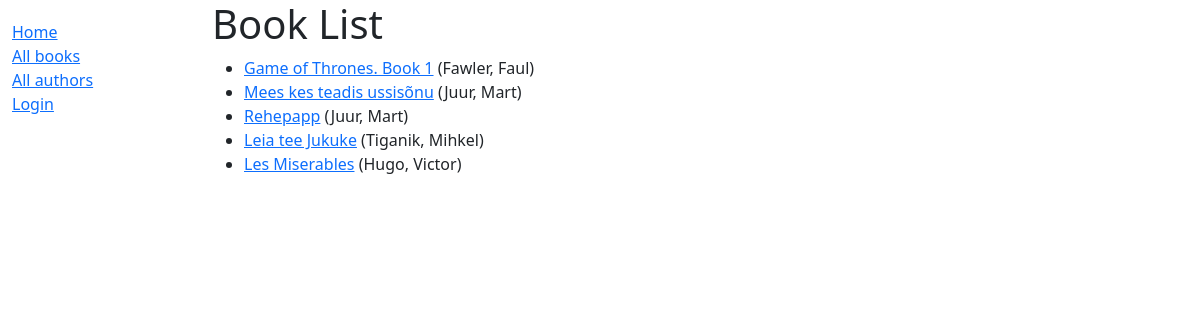
/catalog/books/, run on the app's committed database.
### catalog/models.py (models this page shows, shortened)
class Book(models.Model):
    title = models.CharField(max_length=200)
    author = models.ForeignKey('Author', on_delete=models.SET_NULL, null=True)
    summary = models.TextField(max_length=1000, help_text='Enter a brief description of the book')
    isbn = models.CharField('ISBN', max_length=13, unique=True, help_text='13 Character <a href="https://www.isbn-international.org/content/what-isbn">ISBN number</a>')
    genre = models.ManyToManyField(Genre, help_text='Select a genre for this book')
    language = models.ForeignKey('Language', on_delete=models.SET_NULL, null=True)
    def get_absolute_url(self):
        return reverse('book-detail', args=[str(self.id)])
    def display_genre(self):
        return ', '.join(genre.name for genre in self.genre.all()[:3])
    display_genre.short_description = 'Genre'

class Author(models.Model):
    first_name = models.CharField(max_length=100)
    last_name = models.CharField(max_length=100)
    date_of_birth = models.DateField(null=True, blank=True)
    date_of_death = models.DateField('died', null=True, blank=True)
    class Meta:
        ordering = ['last_name', 'first_name']
    def __str__(self):
        return f'{self.last_name}, {self.first_name}'

### catalog/views.py (the view)
# urls.py: path('books/', views.BookListView.as_view(), name='books'),
class BookListView(generic.ListView):
    model = Book
    paginate_by = 10

### catalog/templates/catalog/book_list.html (shortened to what this page needs)
{% extends "base_generic.html" %}
{% block content %}
  <h1>Book List</h1>
  {% if book_list %}
    <ul>
      {% for book in book_list %}
      <li>
        <a href="{{ book.get_absolute_url }}">{{ book.title }}</a>
        ({{book.author}})
      </li>
      {% endfor %}
    </ul>
  {% else %}
    <p>There are no books in the library.</p>
  {% endif %}
{% endblock %}

### data on the page
Book: title "Game of Thrones. Book 1", author "Fawler, Faul"
Book: title "Mees kes teadis ussisõnu", author "Juur, Mart"
Book: title "Rehepapp", author "Juur, Mart"
Book: title "Leia tee Jukuke", author "Tiganik, Mihkel"
Book: title "Les Miserables", author "Hugo, Victor"
